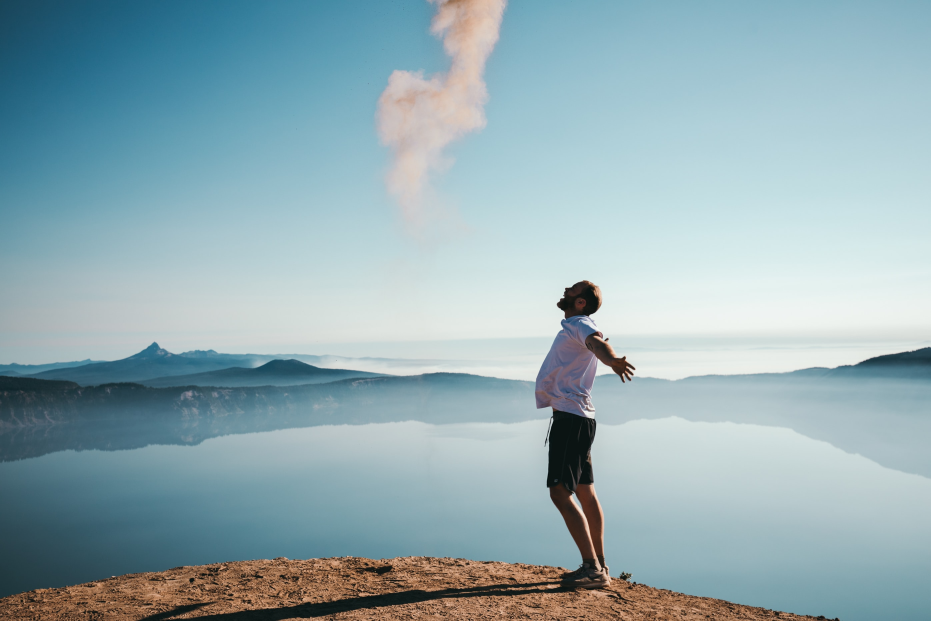
#> input picture dataset/img/contoh.jpg, 2793 x 1862 px (shown at 1/3 size)
$ jupyter execute introduction.ipynb
#> lines starting #> are read from the running program, lines starting #| are printed output that depends on the picture
[cell 1]
import cv2 as cv
import matplotlib.pyplot as plt

[cell 2]
# data image ada di folder dataset -> img
img = cv.imread("../dataset/img/contoh.jpg")
#> img is the input picture: shape (1862, 2793, 3); mean B, G, R 179, 172.4, 147.2

[cell 3]
plt.figure(figsize=(8,8))
# warna terbalik sebagai GBR bukan RBG
plt.imshow(img)

[cell 4]
type(img)

[cell 5]
img.shape
#> Out = (1862, 2793, 3)

# (y, x, Channel)

[cell 6]
plt.imshow(img[:, :, 0]) # 0 sebagai Channel B (blue)
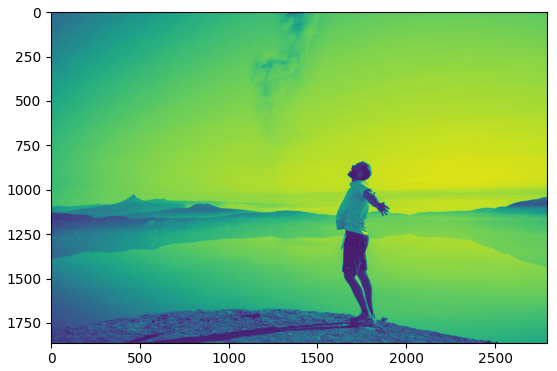
#> figure drawn by matplotlib, 1 panel

[cell 7]
plt.imshow(img[:, :, 1]) # 1 sebagai Channel G (Green)
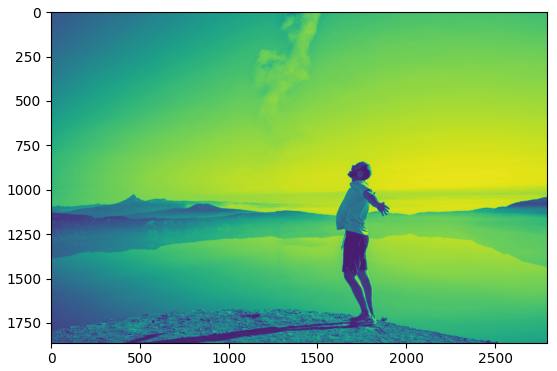
#> figure drawn by matplotlib, 1 panel

[cell 8]
plt.imshow(img[:, :, 2]) # 2 sebagai Channel R (Red)
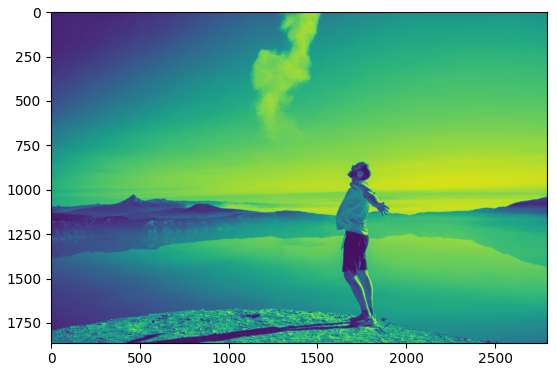
#> figure drawn by matplotlib, 1 panel

[cell 9]
plt.imshow(img[600:1750, 1500:2000])
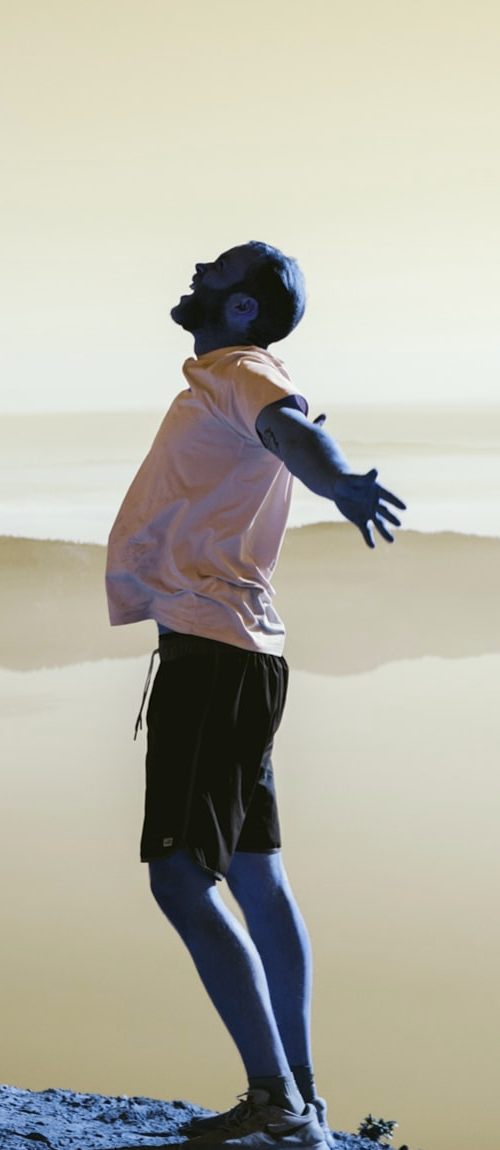
#> shown: shape (1150, 500, 3); mean R, G, B 179.8, 177.9, 165.4

[cell 10]
# konversi gambar dari BGR ke RGB
img2 = cv.cvtColor(img, cv.COLOR_BGR2RGB)

[cell 11]
plt.figure(figsize=(8,8))
# warna sudah dirubah ke RGB dengan fungsi cv.COLOR_BGR2RGB
plt.imshow(img2)

[cell 12]
# Rotation
center = img2.shape[1]/2, img2.shape[0]/2
#> center = (1396.5, 931)
angle = 30
scale = 1.0

M = cv.getRotationMatrix2D(center, angle, scale)

rotate_cat = cv.warpAffine(img2, M, (int(img2.shape[1]*1.3), int(img2.shape[0]*1.3)), borderValue=(255,255,255))
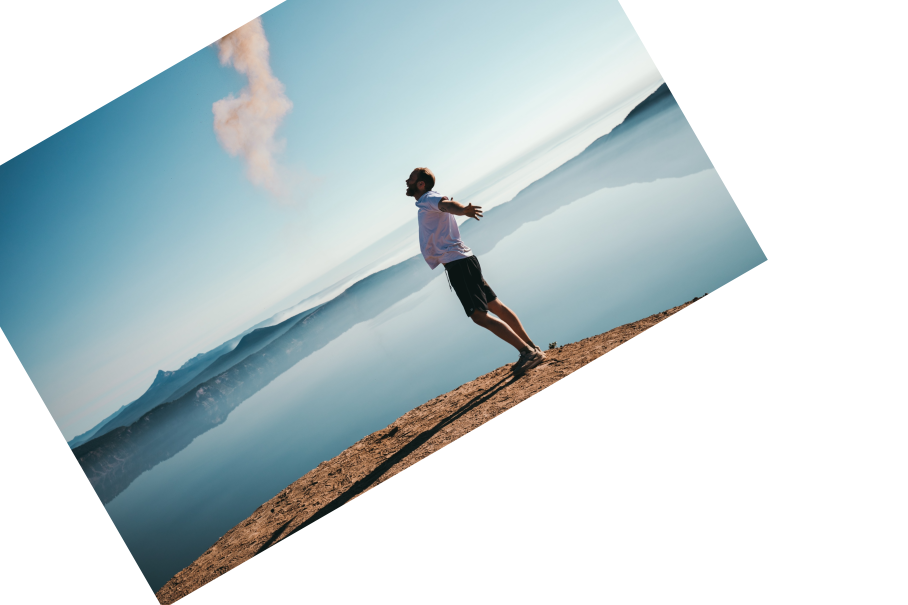
#> rotate_cat: shape (2420, 3630, 3) (shown at 1/4 size); mean R, G, B 197.6, 210.3, 213.5
plt.imshow(img2)
plt.figure()
plt.imshow(rotate_cat)
